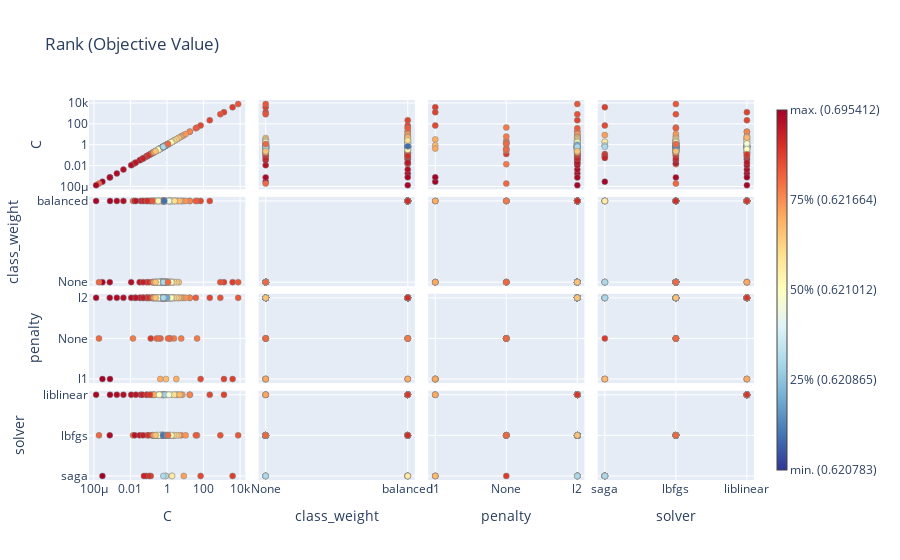

The cell this chart's notebook holds for it:
### Code cell
optuna.visualization.plot_rank(study_best_features)

### Figure 1 — Plotly figure (JSON) as saved in the notebook; plotly's stock layout.template omitted (floating-point values rounded to 4 significant figures; data arrays with more than 128 entries replaced by an {"elided": "..."} marker saying what was removed)
{"data": [{"hovertemplate": "%{hovertext}<extra></extra>", "hovertext": {"elided": "188 str values"}, "marker": {"color": {"elided": "188 str values"}, "line": {"color": "Grey", "width": 0.5}}, "mode": "markers", "showlegend": false, "type": "scatter", "x": {"elided": "188 float values"}, "xaxis": "x", "y": {"elided": "188 float values"}, "yaxis": "y"}, {"hovertemplate": "%{hovertext}<extra></extra>", "hovertext": {"elided": "188 str values"}, "marker": {"color": {"elided": "188 str values"}, "line": {"color": "Grey", "width": 0.5}}, "mode": "markers", "showlegend": false, "type": "scatter", "x": {"elided": "188 float values"}, "xaxis": "x5", "y": {"elided": "188 str values"}, "yaxis": "y5"}, {"hovertemplate": "%{hovertext}<extra></extra>", "hovertext": {"elided": "188 str values"}, "marker": {"color": {"elided": "188 str values"}, "line": {"color": "Grey", "width": 0.5}}, "mode": "markers", "showlegend": false, "type": "scatter", "x": {"elided": "188 float values"}, "xaxis": "x9", "y": {"elided": "188 str values"}, "yaxis": "y9"}, {"hovertemplate": "%{hovertext}<extra></extra>", "hovertext": {"elided": "188 str values"}, "marker": {"color": {"elided": "188 str values"}, "line": {"color": "Grey", "width": 0.5}}, "mode": "markers", "showlegend": false, "type": "scatter", "x": {"elided": "188 float values"}, "xaxis": "x13", "y": {"elided": "188 str values"}, "yaxis": "y13"}, {"hovertemplate": "%{hovertext}<extra></extra>", "hovertext": {"elided": "188 str values"}, "marker": {"color": {"elided": "188 str values"}, "line": {"color": "Grey", "width": 0.5}}, "mode": "markers", "showlegend": false, "type": "scatter", "x": {"elided": "188 str values"}, "xaxis": "x2", "y": {"elided": "188 float values"}, "yaxis": "y2"}, {"hovertemplate": "%{hovertext}<extra></extra>", "hovertext": {"elided": "188 str values"}, "marker": {"color": {"elided": "188 str values"}, "line": {"color": "Grey", "width": 0.5}}, "mode": "markers", "showlegend": false, "type": "scatter", "x": {"elided": "188 str values"}, "xaxis": "x6", "y": {"elided": "188 str values"}, "yaxis": "y6"}, {"hovertemplate": "%{hovertext}<extra></extra>", "hovertext": {"elided": "188 str values"}, "marker": {"color": {"elided": "188 str values"}, "line": {"color": "Grey", "width": 0.5}}, "mode": "markers", "showlegend": false, "type": "scatter", "x": {"elided": "188 str values"}, "xaxis": "x10", "y": {"elided": "188 str values"}, "yaxis": "y10"}, {"hovertemplate": "%{hovertext}<extra></extra>", "hovertext": {"elided": "188 str values"}, "marker": {"color": {"elided": "188 str values"}, "line": {"color": "Grey", "width": 0.5}}, "mode": "markers", "showlegend": false, "type": "scatter", "x": {"elided": "188 str values"}, "xaxis": "x14", "y": {"elided": "188 str values"}, "yaxis": "y14"}, {"hovertemplate": "%{hovertext}<extra></extra>", "hovertext": {"elided": "188 str values"}, "marker": {"color": {"elided": "188 str values"}, "line": {"color": "Grey", "width": 0.5}}, "mode": "markers", "showlegend": false, "type": "scatter", "x": {"elided": "188 str values"}, "xaxis": "x3", "y": {"elided": "188 float values"}, "yaxis": "y3"}, {"hovertemplate": "%{hovertext}<extra></extra>", "hovertext": {"elided": "188 str values"}, "marker": {"color": {"elided": "188 str values"}, "line": {"color": "Grey", "width": 0.5}}, "mode": "markers", "showlegend": false, "type": "scatter", "x": {"elided": "188 str values"}, "xaxis": "x7", "y": {"elided": "188 str values"}, "yaxis": "y7"}, {"hovertemplate": "%{hovertext}<extra></extra>", "hovertext": {"elided": "188 str values"}, "marker": {"color": {"elided": "188 str values"}, "line": {"color": "Grey", "width": 0.5}}, "mode": "markers", "showlegend": false, "type": "scatter", "x": {"elided": "188 str values"}, "xaxis": "x11", "y": {"elided": "188 str values"}, "yaxis": "y11"}, {"hovertemplate": "%{hovertext}<extra></extra>", "hovertext": {"elided": "188 str values"}, "marker": {"color": {"elided": "188 str values"}, "line": {"color": "Grey", "width": 0.5}}, "mode": "markers", "showlegend": false, "type": "scatter", "x": {"elided": "188 str values"}, "xaxis": "x15", "y": {"elided": "188 str values"}, "yaxis": "y15"}, {"hovertemplate": "%{hovertext}<extra></extra>", "hovertext": {"elided": "188 str values"}, "marker": {"color": {"elided": "188 str values"}, "line": {"color": "Grey", "width": 0.5}}, "mode": "markers", "showlegend": false, "type": "scatter", "x": {"elided": "188 str values"}, "xaxis": "x4", "y": {"elided": "188 float values"}, "yaxis": "y4"}, {"hovertemplate": "%{hovertext}<extra></extra>", "hovertext": {"elided": "188 str values"}, "marker": {"color": {"elided": "188 str values"}, "line": {"color": "Grey", "width": 0.5}}, "mode": "markers", "showlegend": false, "type": "scatter", "x": {"elided": "188 str values"}, "xaxis": "x8", "y": {"elided": "188 str values"}, "yaxis": "y8"}, {"hovertemplate": "%{hovertext}<extra></extra>", "hovertext": {"elided": "188 str values"}, "marker": {"color": {"elided": "188 str values"}, "line": {"color": "Grey", "width": 0.5}}, "mode": "markers", "showlegend": false, "type": "scatter", "x": {"elided": "188 str values"}, "xaxis": "x12", "y": {"elided": "188 str values"}, "yaxis": "y12"}, {"hovertemplate": "%{hovertext}<extra></extra>", "hovertext": {"elided": "188 str values"}, "marker": {"color": {"elided": "188 str values"}, "line": {"color": "Grey", "width": 0.5}}, "mode": "markers", "showlegend": false, "type": "scatter", "x": {"elided": "188 str values"}, "xaxis": "x16", "y": {"elided": "188 str values"}, "yaxis": "y16"}, {"hoverinfo": "none", "marker": {"cmax": 1, "cmin": 0, "colorbar": {"thickness": 10, "ticktext": ["min. (0.620783)", "25% (0.620865)", "50% (0.621012)", "75% (0.621664)", "max. (0.695412)"], "tickvals": [0, 0.25, 0.5, 0.75, 1]}, "colorscale": [[0, "rgb(49,54,149)"], [0.1, "rgb(69,117,180)"], [0.2, "rgb(116,173,209)"], [0.3, "rgb(171,217,233)"], [0.4, "rgb(224,243,248)"], [0.5, "rgb(255,255,191)"], [0.6, "rgb(254,224,144)"], [0.7, "rgb(253,174,97)"], [0.8, "rgb(244,109,67)"], [0.9, "rgb(215,48,39)"], [1, "rgb(165,0,38)"]], "showscale": true}, "mode": "markers", "showlegend": false, "type": "scatter", "x": [null], "y": [null]}], "layout": {"title": {"text": "Rank (Objective Value)"}, "xaxis": {"anchor": "y", "domain": [0, 0.235], "matches": "x13", "range": [-4.27, 4.284], "showticklabels": false, "type": "log"}, "xaxis10": {"anchor": "y10", "domain": [0.255, 0.49], "matches": "x14", "range": [-0.05, 1.05], "showticklabels": false, "type": "category"}, "xaxis11": {"anchor": "y11", "domain": [0.51, 0.745], "matches": "x15", "range": [-0.1, 2.1], "showticklabels": false, "type": "category"}, "xaxis12": {"anchor": "y12", "domain": [0.765, 1.0], "matches": "x16", "range": [-0.1, 2.1], "showticklabels": false, "type": "category"}, "xaxis13": {"anchor": "y13", "domain": [0, 0.235], "range": [-4.27, 4.284], "title": {"text": "C"}, "type": "log"}, "xaxis14": {"anchor": "y14", "domain": [0.255, 0.49], "range": [-0.05, 1.05], "title": {"text": "class_weight"}, "type": "category"}, "xaxis15": {"anchor": "y15", "domain": [0.51, 0.745], "range": [-0.1, 2.1], "title": {"text": "penalty"}, "type": "category"}, "xaxis16": {"anchor": "y16", "domain": [0.765, 1.0], "range": [-0.1, 2.1], "title": {"text": "solver"}, "type": "category"}, "xaxis2": {"anchor": "y2", "domain": [0.255, 0.49], "matches": "x14", "range": [-0.05, 1.05], "showticklabels": false, "type": "category"}, "xaxis3": {"anchor": "y3", "domain": [0.51, 0.745], "matches": "x15", "range": [-0.1, 2.1], "showticklabels": false, "type": "category"}, "xaxis4": {"anchor": "y4", "domain": [0.765, 1.0], "matches": "x16", "range": [-0.1, 2.1], "showticklabels": false, "type": "category"}, "xaxis5": {"anchor": "y5", "domain": [0, 0.235], "matches": "x13", "range": [-4.27, 4.284], "showticklabels": false, "type": "log"}, "xaxis6": {"anchor": "y6", "domain": [0.255, 0.49], "matches": "x14", "range": [-0.05, 1.05], "showticklabels": false, "type": "category"}, "xaxis7": {"anchor": "y7", "domain": [0.51, 0.745], "matches": "x15", "range": [-0.1, 2.1], "showticklabels": false, "type": "category"}, "xaxis8": {"anchor": "y8", "domain": [0.765, 1.0], "matches": "x16", "range": [-0.1, 2.1], "showticklabels": false, "type": "category"}, "xaxis9": {"anchor": "y9", "domain": [0, 0.235], "matches": "x13", "range": [-4.27, 4.284], "showticklabels": false, "type": "log"}, "yaxis": {"anchor": "x", "domain": [0.765, 1.0], "range": [-4.27, 4.284], "title": {"text": "C"}, "type": "log"}, "yaxis10": {"anchor": "x10", "domain": [0.255, 0.49], "matches": "y9", "range": [-0.1, 2.1], "showticklabels": false, "type": "category"}, "yaxis11": {"anchor": "x11", "domain": [0.255, 0.49], "matches": "y9", "range": [-0.1, 2.1], "showticklabels": false, "type": "category"}, "yaxis12": {"anchor": "x12", "domain": [0.255, 0.49], "matches": "y9", "range": [-0.1, 2.1], "showticklabels": false, "type": "category"}, "yaxis13": {"anchor": "x13", "domain": [0, 0.235], "range": [-0.1, 2.1], "title": {"text": "solver"}, "type": "category"}, "yaxis14": {"anchor": "x14", "domain": [0, 0.235], "matches": "y13", "range": [-0.1, 2.1], "showticklabels": false, "type": "category"}, "yaxis15": {"anchor": "x15", "domain": [0, 0.235], "matches": "y13", "range": [-0.1, 2.1], "showticklabels": false, "type": "category"}, "yaxis16": {"anchor": "x16", "domain": [0, 0.235], "matches": "y13", "range": [-0.1, 2.1], "showticklabels": false, "type": "category"}, "yaxis2": {"anchor": "x2", "domain": [0.765, 1.0], "matches": "y", "range": [-4.27, 4.284], "showticklabels": false, "type": "log"}, "yaxis3": {"anchor": "x3", "domain": [0.765, 1.0], "matches": "y", "range": [-4.27, 4.284], "showticklabels": false, "type": "log"}, "yaxis4": {"anchor": "x4", "domain": [0.765, 1.0], "matches": "y", "range": [-4.27, 4.284], "showticklabels": false, "type": "log"}, "yaxis5": {"anchor": "x5", "domain": [0.51, 0.745], "range": [-0.05, 1.05], "title": {"text": "class_weight"}, "type": "category"}, "yaxis6": {"anchor": "x6", "domain": [0.51, 0.745], "matches": "y5", "range": [-0.05, 1.05], "showticklabels": false, "type": "category"}, "yaxis7": {"anchor": "x7", "domain": [0.51, 0.745], "matches": "y5", "range": [-0.05, 1.05], "showticklabels": false, "type": "category"}, "yaxis8": {"anchor": "x8", "domain": [0.51, 0.745], "matches": "y5", "range": [-0.05, 1.05], "showticklabels": false, "type": "category"}, "yaxis9": {"anchor": "x9", "domain": [0.255, 0.49], "range": [-0.1, 2.1], "title": {"text": "penalty"}, "type": "category"}}}
